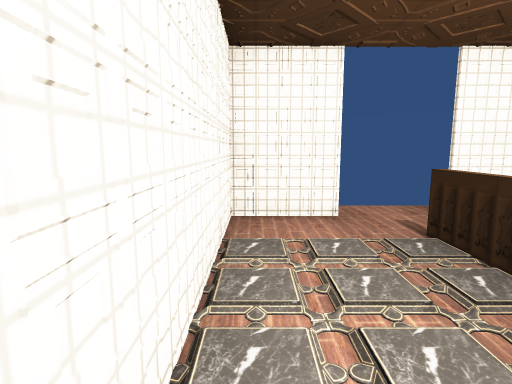
view 1 (above)

12 first-person views from a walk through a scene from a Unity 3-D project. The camera is 1.2 m above the floor, tilts 8° down and sees 80° across. The floor is counted in squares, 1 m on a side. Each view is taken from the middle of a square. On the plan, view 1 faces up. The plan holds only what a view shows up to about 13 squares ahead; the rest is blank. Door leaves are left out, so doorways stand open. Some surface patterns are stand-ins.

view 2
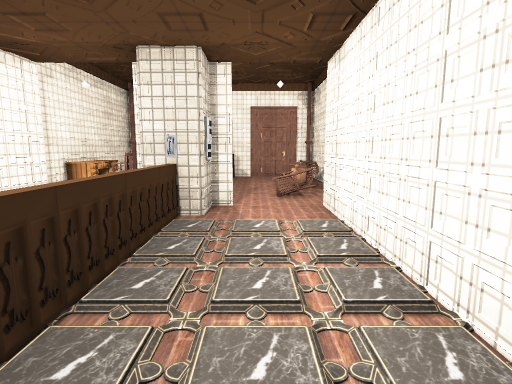

view 3
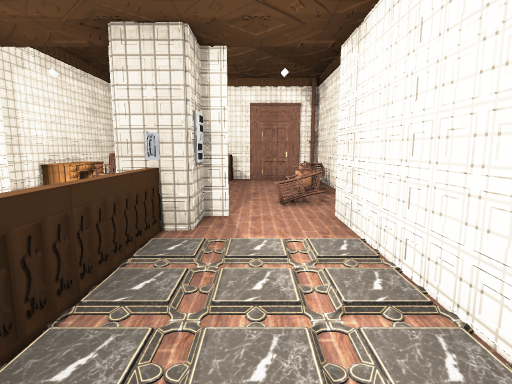

view 4
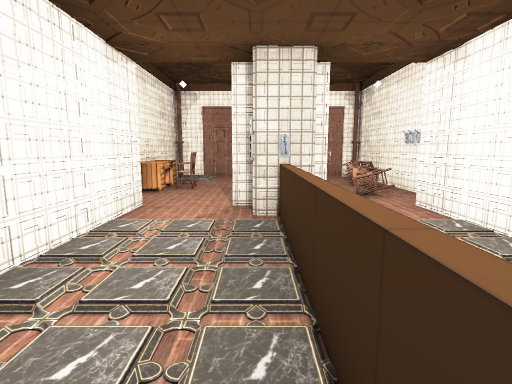

view 5
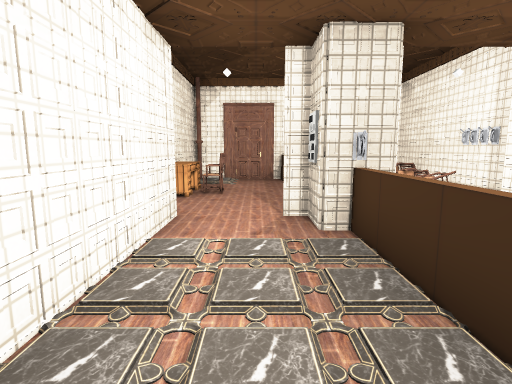

view 6
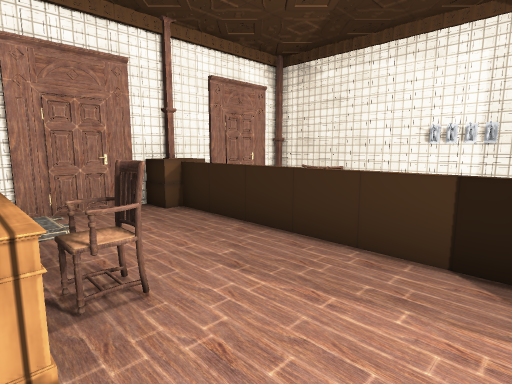

view 7
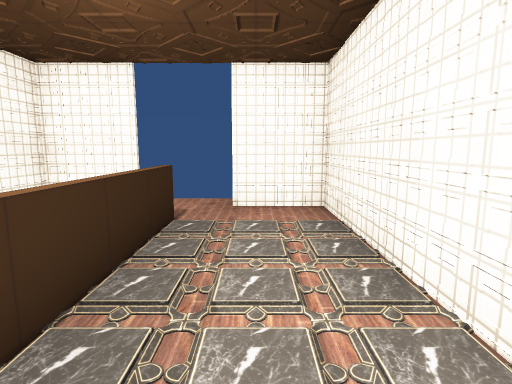

view 8
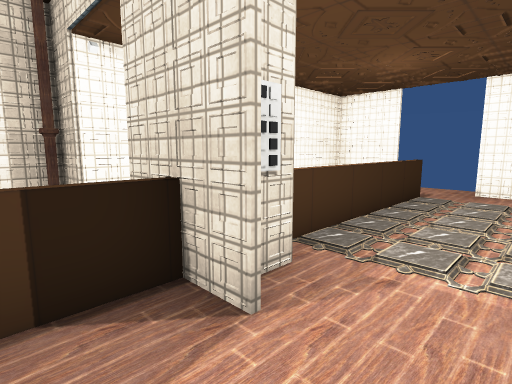

view 9
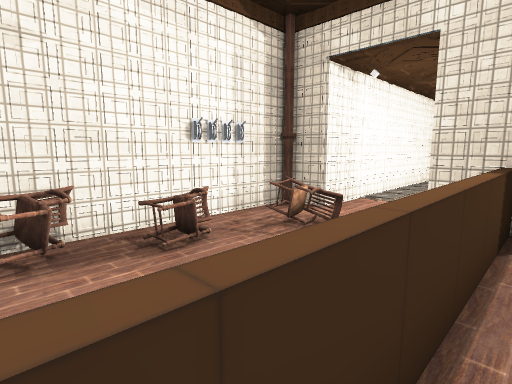

view 10
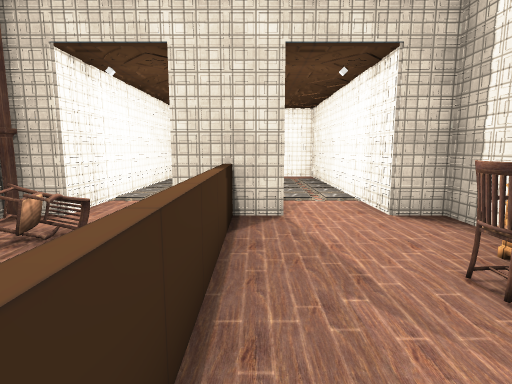

view 11
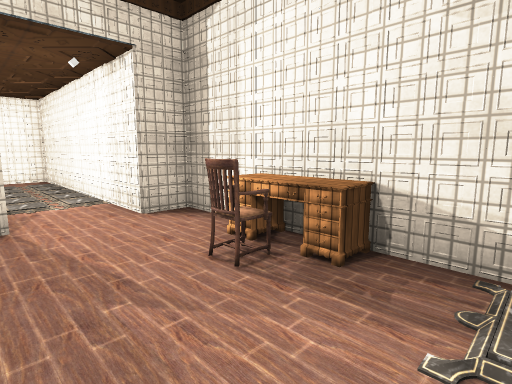

view 12
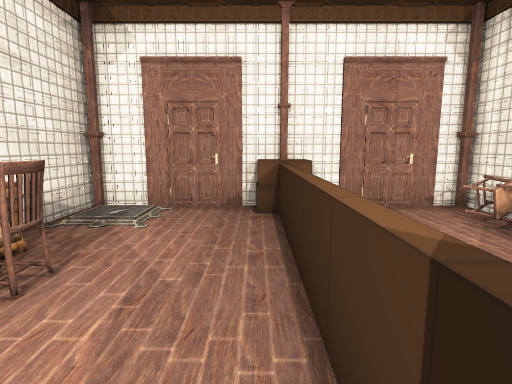

### Floor plan
Points are (right, up) in squares from view 1. A wall is a line through its corners. A room is listed if a view was taken in it or the views show most of it. See-through windows are left out.
Room 1 (views 1, 2, 3, 4, 5, 7, 12)
walls: (2, -1.5) (2.6, -1.5); (1.4, -2.5) (3.5, -2.5); (3.6, -2.5) (1.5, -2.5); (1.6, 5.5) (-0.5, 5.5) (-0.5, -2.5); (5.5, -2.5) (5.5, 5.5) (3.5, 5.5)
low walls: (2.4, 3.4) (2.4, 4.2); (2.6, 4.2) (2.6, 3.4); (2.6, -2.5) (2.6, -3.5)
ways out: opening at (3, -2.5) to room 2; open door at (4.5, -2.5) to room 2; open door at (0.5, -2.5) to room 3; open door at (2.5, 5.5)
objects: other object (1, -1); lever (2, -1); other object (2, 0); other object (2, 1); other object (2, 2); other object (2, 3); other object (3, -2); other object (3, -1); other object (3, 0); other object (3, 1); other object (3, 2); other object (3, 3)
Room 2 (views 6, 8, 9, 10, 11)
walls: (4.3, -9.5) (4.7, -9.2); (2.6, -9.4) (6.5, -9.4) (6.5, -2.5) (5.5, -2.5)
low walls: (2.6, -3.5) (2.6, -8.6) (3, -8.6)
ways out: opening at (3, -2.5) to room 1; open door at (4.5, -2.5) to room 1
objects: other object (5, -6) to (5, -5); other object (6, -9); desk (6, -6) to (6, -5)
Room 3 (no view inside)
walls: (-0.6, -9.4) (1.6, -9.4); (-0.5, -2.5) (-1.5, -2.5) (-1.5, -9.4) (-0.7, -9.4)
ways out: open door at (0.5, -2.5) to room 1
objects: other object (-1, -9); other object (-1, -8) to (0, -7); other object (-1, -6) to (0, -6); lever (-1, -5); lever (-1, -4); other object (-1, -3); other object (0, -4)
Room 4 (no view inside)
walls: (1.6, -9.4) (2.6, -9.4)
objects: other object (2, -9)

Where each view was taken, in squares from view 1:
view 1: 0 up, 0 right, facing up
view 2: 4 up, 1 right, facing down
view 3: 3 up, 1 right, facing down
view 4: 4 up, 3 right, facing down
view 5: 3 up, 4 right, facing down
view 6: 3 down, 6 right, facing down-left
view 7: 1 down, 4 right, facing up
view 8: 4 down, 5 right, facing up-left
view 9: 8 down, 3 right, facing up-left
view 10: 8 down, 3 right, facing up
view 11: 8 down, 3 right, facing up-right
view 12: 3 down, 3 right, facing down
